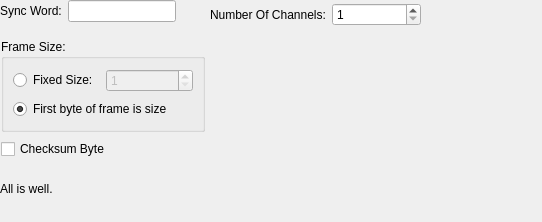
<?xml version="1.0" encoding="UTF-8"?>
<ui version="4.0">
 <class>FramedReaderSettings</class>
 <widget class="QWidget" name="FramedReaderSettings">
  <property name="geometry">
   <rect>
    <x>0</x>
    <y>0</y>
    <width>542</width>
    <height>222</height>
   </rect>
  </property>
  <property name="windowTitle">
   <string>Form</string>
  </property>
  <widget class="NumberFormatBox" name="nfBox" native="true">
   <property name="geometry">
    <rect>
     <x>210</x>
     <y>40</y>
     <width>141</width>
     <height>141</height>
    </rect>
   </property>
  </widget>
  <widget class="EndiannessBox" name="endiBox" native="true">
   <property name="geometry">
    <rect>
     <x>360</x>
     <y>40</y>
     <width>120</width>
     <height>80</height>
    </rect>
   </property>
  </widget>
  <widget class="QWidget" name="layoutWidget">
   <property name="geometry">
    <rect>
     <x>210</x>
     <y>0</y>
     <width>211</width>
     <height>29</height>
    </rect>
   </property>
   <layout class="QHBoxLayout" name="horizontalLayout_3">
    <item>
     <widget class="QLabel" name="label_2">
      <property name="text">
       <string>Number Of Channels:</string>
      </property>
     </widget>
    </item>
    <item>
     <widget class="QSpinBox" name="spNumOfChannels">
      <property name="minimum">
       <number>1</number>
      </property>
      <property name="maximum">
       <number>32</number>
      </property>
     </widget>
    </item>
   </layout>
  </widget>
  <widget class="QLabel" name="lMessage">
   <property name="geometry">
    <rect>
     <x>0</x>
     <y>180</y>
     <width>471</width>
     <height>17</height>
    </rect>
   </property>
   <property name="text">
    <string>All is well.</string>
   </property>
  </widget>
  <widget class="QGroupBox" name="groupBox">
   <property name="geometry">
    <rect>
     <x>1</x>
     <y>39</y>
     <width>204</width>
     <height>93</height>
    </rect>
   </property>
   <property name="title">
    <string>Frame Size:</string>
   </property>
   <layout class="QVBoxLayout" name="verticalLayout">
    <item>
     <layout class="QHBoxLayout" name="horizontalLayout">
      <item>
       <widget class="QRadioButton" name="rbFixedSize">
        <property name="text">
         <string>Fixed Size:</string>
        </property>
       </widget>
      </item>
      <item>
       <widget class="QSpinBox" name="spSize">
        <property name="enabled">
         <bool>false</bool>
        </property>
        <property name="minimum">
         <number>1</number>
        </property>
        <property name="maximum">
         <number>255</number>
        </property>
       </widget>
      </item>
     </layout>
    </item>
    <item>
     <widget class="QRadioButton" name="rbSizeByte">
      <property name="text">
       <string>First byte of frame is size</string>
      </property>
      <property name="checked">
       <bool>true</bool>
      </property>
     </widget>
    </item>
   </layout>
  </widget>
  <widget class="QWidget" name="">
   <layout class="QHBoxLayout" name="horizontalLayout_2">
    <item>
     <widget class="QLabel" name="label">
      <property name="text">
       <string>Sync Word:</string>
      </property>
     </widget>
    </item>
    <item>
     <widget class="CommandEdit" name="leSyncWord"/>
    </item>
   </layout>
  </widget>
  <widget class="QCheckBox" name="cbChecksum">
   <property name="geometry">
    <rect>
     <x>1</x>
     <y>138</y>
     <width>123</width>
     <height>22</height>
    </rect>
   </property>
   <property name="text">
    <string>Checksum Byte</string>
   </property>
  </widget>
 </widget>
 <customwidgets>
  <customwidget>
   <class>NumberFormatBox</class>
   <extends>QWidget</extends>
   <header>numberformatbox.h</header>
   <container>1</container>
  </customwidget>
  <customwidget>
   <class>EndiannessBox</class>
   <extends>QWidget</extends>
   <header>endiannessbox.h</header>
   <container>1</container>
  </customwidget>
  <customwidget>
   <class>CommandEdit</class>
   <extends>QLineEdit</extends>
   <header>commandedit.h</header>
  </customwidget>
 </customwidgets>
 <resources/>
 <connections/>
</ui>
